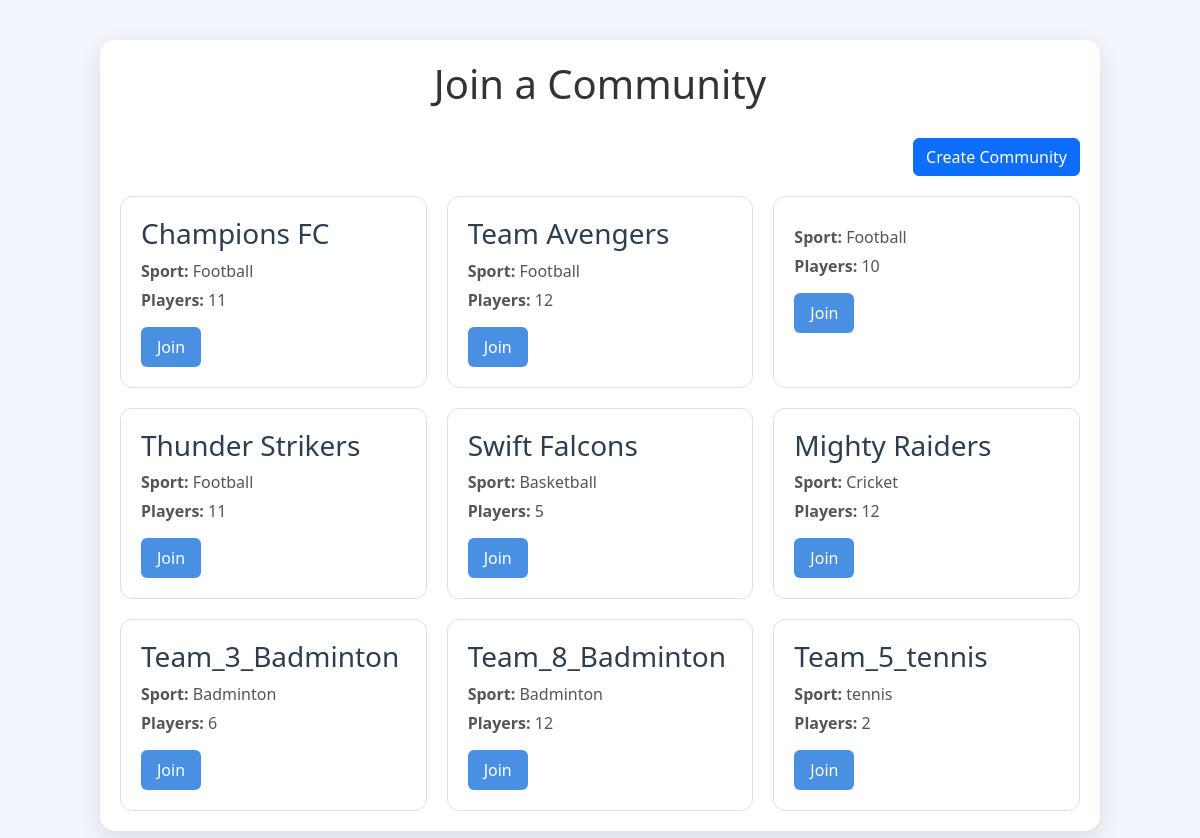
Page /join-community on the earlier database version.
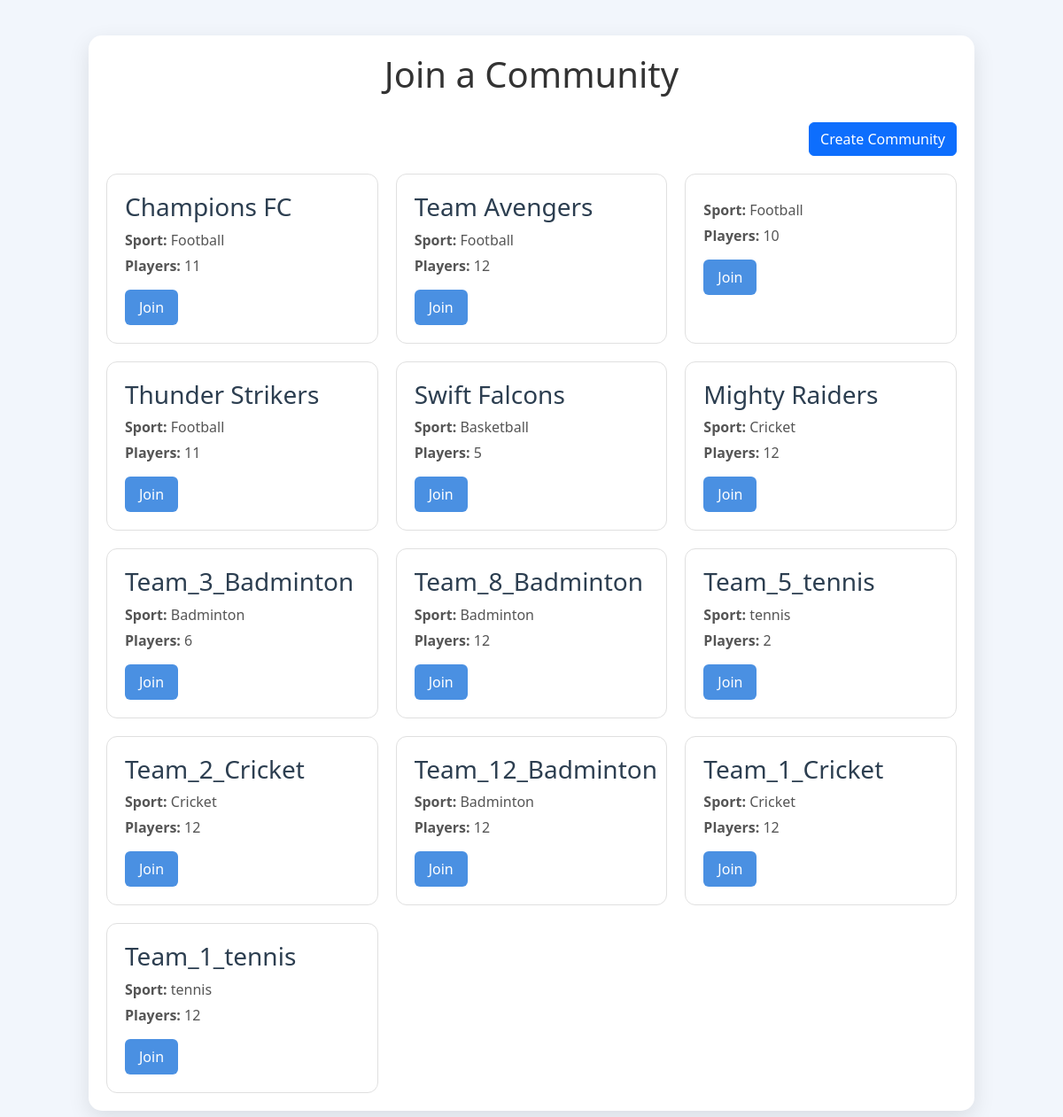
Same page on the later database version.
### models.py (models this page shows, shortened)
class Community(db.Model):
    id = db.Column(db.Integer, primary_key=True)
    team_name = db.Column(db.String(100), nullable=True)  # Auto-generated if empty
    sport = db.Column(db.String(50), nullable=False)
    max_players = db.Column(db.Integer, nullable=False, default=12)
    turf_id = db.Column(db.Integer, db.ForeignKey('turf.id'), nullable=False)
    owner_id = db.Column(db.Integer, db.ForeignKey('user.id'), nullable=False)
    status = db.Column(db.String(20), default="active")  # "active" or "closed"
    turf = db.relationship('Turf', backref='communities')
    players = db.relationship('CommunityPlayers', backref='community', lazy=True, cascade="all, delete-orphan")
    __table_args__ = (db.UniqueConstraint('team_name', 'status', name='unique_active_team_name'),)

### app.py (the view)
@app.route('/join-community')
def join_community():
    communities = Community.query.all()
    return render_template('join_community.html', communities=communities)

### app.py (called while the page is built)
@app.before_request
def page_last_visited():
    excluded_routes = ['login', 'logout', 'static', 'register']
    if request.endpoint not in excluded_routes and request.method == 'GET':
        session['page_last_visited_url'] = request.path

### templates/join_community.html (shortened to what this page needs)
<!DOCTYPE html>
<html lang="en">
<head>
    <link href="https://cdn.jsdelivr.net/npm/bootstrap@5.3.0/dist/css/bootstrap.min.css" rel="stylesheet">
</head>
<body>
<div class="container">
    <h1>Join a Community</h1>
    <div class="create-btn">
        <button class="btn btn-primary" data-bs-toggle="modal" data-bs-target="#createCommunityModal">Create Community</button>
    </div>
    <div class="communities">
        {% for community in communities %}
        <div class="community-card">
            <h3>{{ community.team_name }}</h3>
            <p><strong>Sport:</strong> {{ community.sport }}</p>
            <p><strong>Players:</strong> {{ community.max_players }}</p>
            <form method="POST" action="{{ url_for('send_join_request') }}">
                <button type="submit">Join</button>
            </form>
        </div>
        {% endfor %}
    </div>
</div>
</body>
</html>

### templates/join_community.html (style rules this page uses)
body { font-family: 'Segoe UI', Tahoma, Geneva, Verdana, sans-serif; margin: 0; padding: 0; background-color: #f2f6fc; }
.container { max-width: 1000px; margin: 40px auto; padding: 20px; background-color: white; border-radius: 15px; box-shadow: 0 8px 24px rgba(0, 0, 0, 0.1); }
h1 { text-align: center; color: #333; margin-bottom: 30px; }
.communities { display: grid; grid-template-columns: repeat(auto-fill, minmax(260px, 1fr)); gap: 20px; }
.community-card { background-color: #ffffff; border: 1px solid #e0e0e0; border-radius: 12px; padding: 20px; transition: box-shadow 0.2s; }
.community-card h3 { margin-top: 0; color: #2c3e50; }
.community-card p { margin: 5px 0; color: #555; }
.community-card form { margin-top: 15px; }
.community-card button { padding: 8px 16px; background-color: #4a90e2; color: white; border: none; border-radius: 6px; cursor: pointer; transition: background-color 0.3s ease; }
.create-btn { display: flex; justify-content: flex-end; margin-bottom: 20px; }

Differences in the rows shown:
added Community: team_name "Team_2_Cricket", sport "Cricket", max_players "12"
added Community: team_name "Team_12_Badminton", sport "Badminton", max_players "12"
added Community: team_name "Team_1_Cricket", sport "Cricket", max_players "12"
added Community: team_name "Team_1_tennis", sport "tennis", max_players "12"
